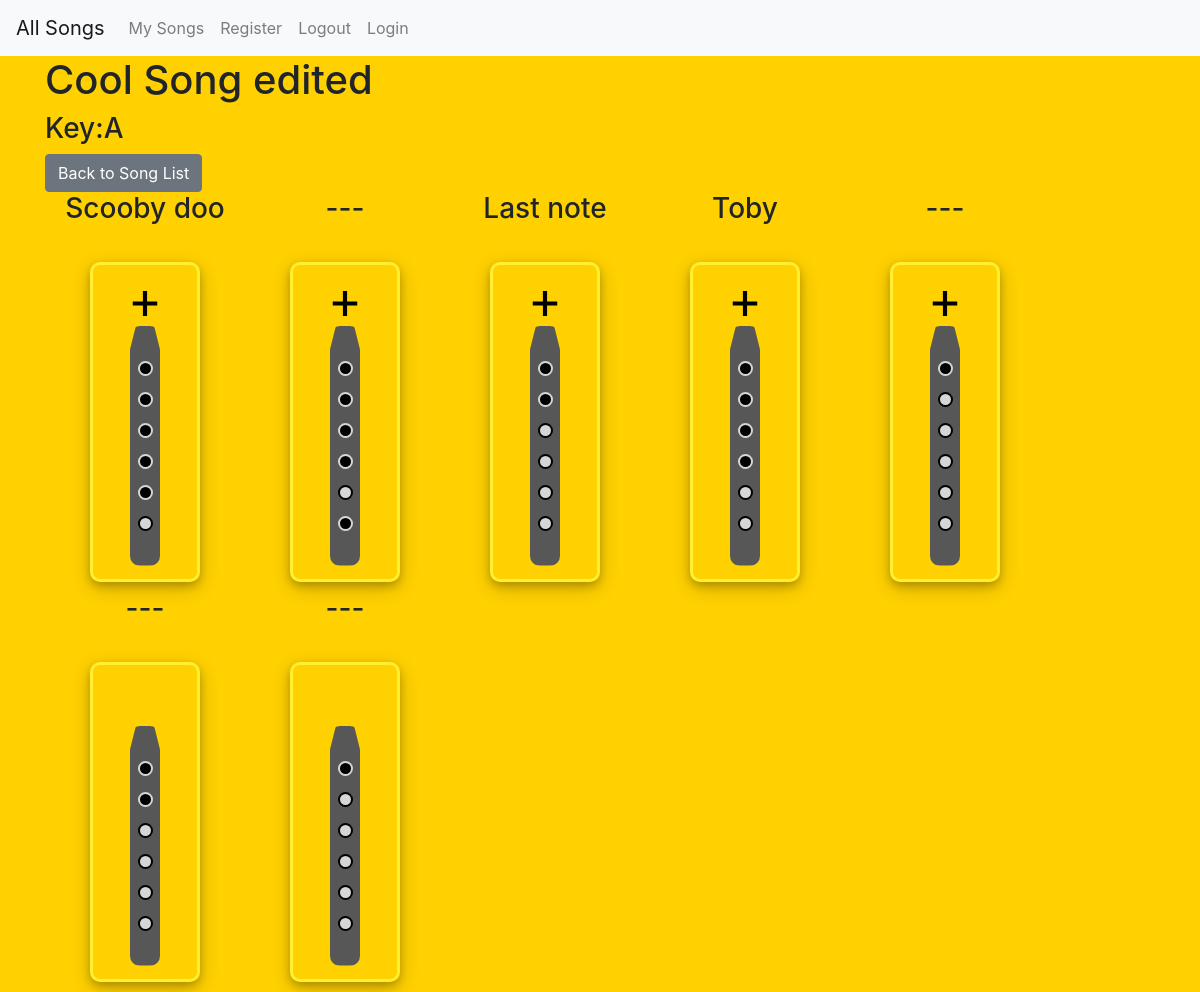
Page /song_detail/5/ on the earlier database version.
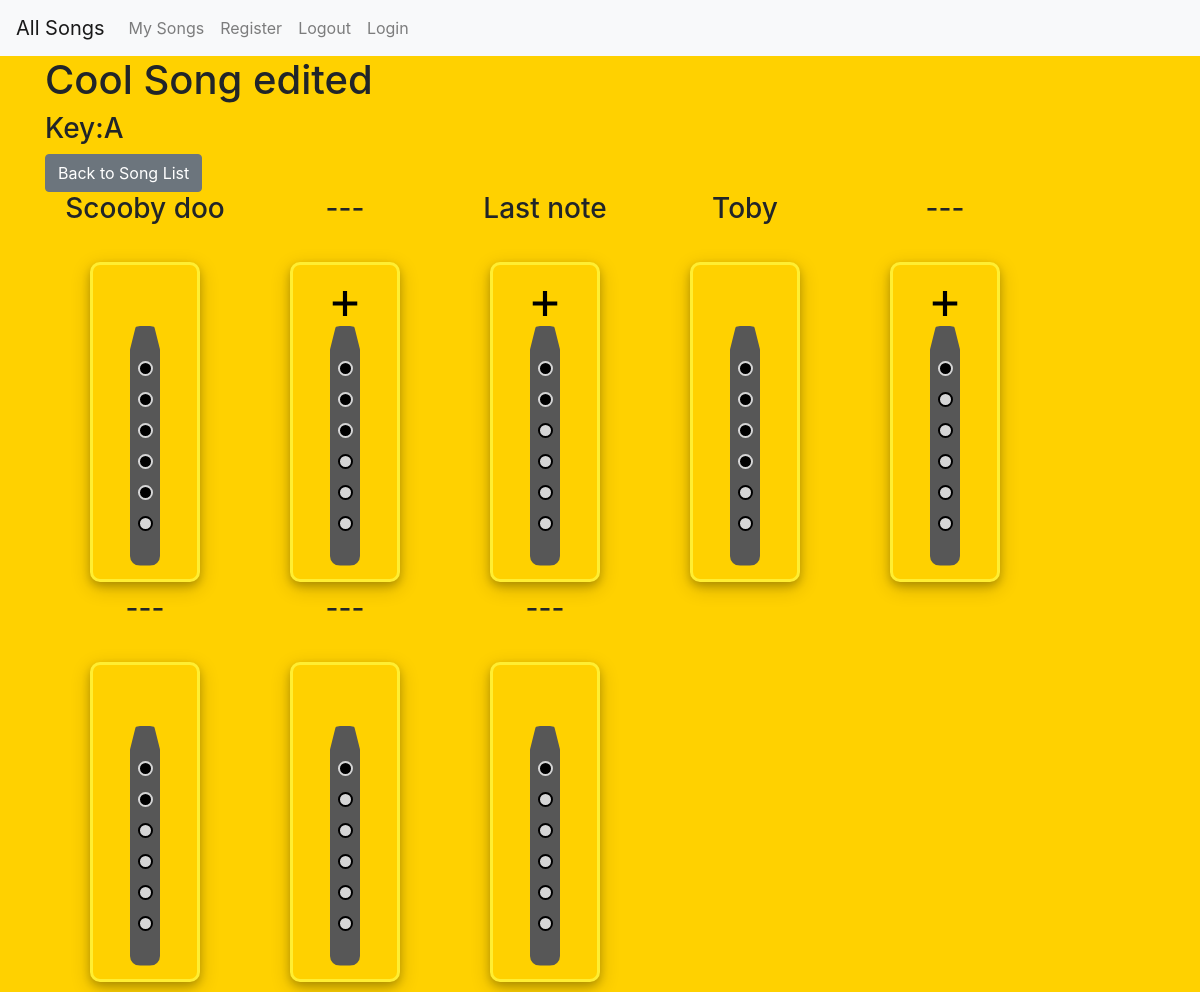
Same page on the later database version.
### tabs/models.py (models this page shows, shortened)
class Song(models.Model):
    user = models.ForeignKey(User, on_delete = models.SET_NULL, null=True)
    name = models.CharField(max_length = 20)
    key = models.CharField(max_length = 2)

class Notes(models.Model):
    upper_octave = models.BooleanField(default = False)
    comment = models.CharField(max_length = 50)
    hole_1 = models.BooleanField(default = False)
    hole_2 = models.BooleanField(default = False)
    hole_3 = models.BooleanField(default = False)
    hole_4 = models.BooleanField(default = False)
    hole_5 = models.BooleanField(default = False)
    hole_6 = models.BooleanField(default = False)
    song = models.ForeignKey(Song, on_delete = models.SET_NULL, null=True)

### tabs/views.py (the view)
# urls.py: path('song_detail/<int:pk>/', views.song_detail, name="detail"),
def song_detail(request, pk):
    current_user = request.user
    song = Song.objects.get(id=pk)
    notes = song.notes_set.all()
    context = {'notes': notes, 'song': song, 'current_user': current_user}
    return render(request, 'tabs/song_detail.html', context)

### tabs/templates/tabs/song_detail.html (shortened to what this page needs)
{% extends "tabs/base.html" %}
{% block body_block %}
    <h1>{{ song.name }}</h1>
    <h3>Key:{{ song.key }}</h3>
    <a class = 'btn btn-secondary' href="/">Back to Song List</a>
<div class="container">
    <div class="row align-items-start">
    {% for note in notes %}
            <div class ="comment_container">
                <div class = "comment">
                    <h3>{{ note.comment }}</h3>
                </div>
                <div class = "whistle_container">
                    {% if note.upper_octave == True %}
                        <div class="octave_container">
                    <svg class = "octave on" xmlns="http://www.w3.org/2000/svg" width="25" height="25" viewBox="0 0 24 24"><path d="M24 10h-10v-10h-4v10h-10v4h10v10h4v-10h10z"/></svg>
                   </div>
                    {% else %}
                        <div class="octave_container">
                    <svg class = "octave" xmlns="http://www.w3.org/2000/svg" width="25" height="25" viewBox="0 0 24 24"><path d="M24 10h-10v-10h-4v10h-10v4h10v10h4v-10h10z"/></svg>
                   </div>
                    {% endif %}
                  <div class = "whistle_body">
                    <div class = "hole_container">
                        {% if note.hole_1 == True %}
                            <div class = "hole on"></div>
                        {% else %}
                            <div class = "hole"></div>
                        {% endif %}
                        {% if note.hole_2 == True %}
                            <div class = "hole on"></div>
                        {% else %}
                            <div class = "hole"></div>
                        {% endif %}
                        {% if note.hole_3 == True %}
                            <div class = "hole on"></div>
                        {% else %}
                            <div class = "hole"></div>
                        {% endif %}
                        {% if note.hole_4 == True %}
                            <div class = "hole on"></div>
                        {% else %}
                            <div class = "hole"></div>
                        {% endif %}
                        {% if note.hole_5 == True %}
                            <div class = "hole on"></div>
                        {% else %}
                            <div class = "hole"></div>
                        {% endif %}
                        {% if note.hole_6 == True %}
                            <div class = "hole on"></div>
                        {% else %}
                            <div class = "hole"></div>
                        {% endif %}
                    </div>
                  </div>
                </div>
            </div>
    {% endfor %}
    </div>
</div>
{% endblock %}

### tabs/templates/tabs/base.html (shortened to what this page needs)
<!doctype html>
<html lang="en">
<head>
    <link rel="stylesheet" href="https://stackpath.bootstrapcdn.com/bootstrap/4.1.3/css/bootstrap.min.css"
>
  </head>
  <body>
    <nav class="navbar navbar-expand-lg navbar-light bg-light">
      <div class="navbar-nav">
        <a class="navbar-brand" href="{% url 'songs_all' %}">All Songs</a>
        <a class="nav-item nav-link" href="{% url 'songs' %}">My Songs</a>
        <a class="nav-item nav-link" href="{% url 'register' %}">Register</a>
        <a class="nav-link" href="{% url 'logout' %}">Logout</a>
          <a class="nav-link" href="{% url 'user_login' %}">Login</a>
      </div>
    </nav>
    <div class="container">
    {% block body_block %}
    {% endblock %}
    </div>
  </body>
</html>

### tabs/templates/tabs/song_detail.html (style rules this page uses)
* { box-sizing: border-box; margin: 0; }
body { background-color: #ffd100; }
.comment { height: 70px; text-align: center; vertical-align: middle; margin: auto; width:200px; }
.comment_container { height: 400px; width: 200px; display: inline-block; }
.whistle_container { border: 3px solid #ffee32; display: inline-block; position: relative; height: 320px; width: 110px; background-color: #ffd100; border-radius: 10px; margin-top: 0px; margin-left: 50%; box-shadow: 0 4px 8px 0 rgba(0, 0, 0, 0.2), 0 6px 20px 0 rgba(0, 0, 0, 0.19); transform: translate(-50%,0); }
.whistle_body { position: absolute; background-color: #575757; height: 240px; width: 30px; border-radius: 10px; clip-path: polygon(20% 0, 80% 0, 100% 10%, 100% 100%, 0 100%, 0 10%); top: 50%; left: 50%; transform: translate(-50%,-40%); }
.hole { border: 2px solid black; border-radius: 10px; background-color: #d6d6d6; height: 15px; width: 15px; left: 50%; margin: 8px; }
.hole.on { background-color: black; border: 2px solid #d6d6d6; }
.hole_container { position: relative; display: flex; flex-direction: column; justify-content: center; width: 100%; height: 100%; }
.octave_container { position: absolute; width: 25px; height: 25px; left: 50%; top: 25px; transform: translate(-50%, 0); }
.octave { fill: transparent; }
.octave.on { fill: black; }

Differences in the rows shown:
changed Notes "Scooby doo": upper_octave True → False (drawn)
changed Notes (number 2 of 8 on the later page): hole_4 True → False (drawn); hole_6 True → False (drawn)
changed Notes "Toby": upper_octave True → False (drawn)
added Notes: comment "---", upper_octave False (drawn), hole_1 True (drawn), hole_2 False (drawn), hole_3 False (drawn), hole_4 False (drawn), hole_5 False (drawn), hole_6 False (drawn)
